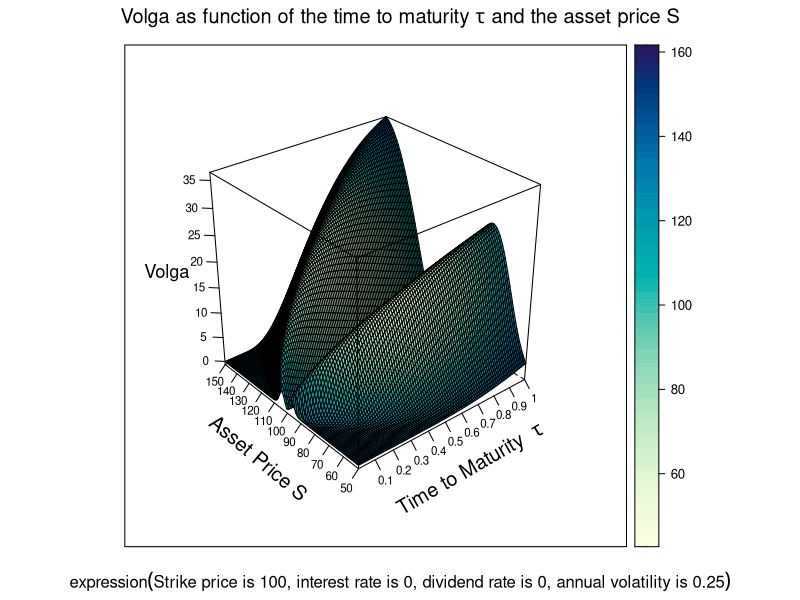

Generate this figure with R:

# clear variables and close windows
rm(list = ls(all = TRUE))
graphics.off()

# install and load packages
libraries = c("lattice")
lapply(libraries, function(x) if (!(x %in% installed.packages())) {
install.packages(x)
})
lapply(libraries, library, quietly = TRUE, character.only = TRUE)

# parameter settings
S_min   = 50          # lower bound of Asset Price
S_max   = 150         # upper bound of Asset Price 
tau_min = 0.01        # lower bound of Time to Maturity
tau_max = 1           # upper bound of Time to Maturity
s       = 100         # stock price
k       = 100         # exercise price 
r       = 0           # interest rate
sig     = 0.25        # volatility
tau     = 0.5         # time to maturity
q       = 0           # dividend rate
steps   = 100         # steps

meshgrid = function(a, b) {
    list(x = outer(b * 0, a, FUN = "+"), y = outer(b, a * 0, FUN = "+"))
}

first  = meshgrid(seq(tau_min, tau_max, -(tau_min - tau_max)/(steps - 1)),
                  seq(tau_min, tau_max, -(tau_min - tau_max)/(steps - 1)))
tau    = first$x
dump   = first$y

second = meshgrid(seq(S_min, S_max, -(S_min - S_max)/(steps - 1)),
                  seq(S_min, S_max, -(S_min - S_max)/(steps - 1)))

dump2  = second$x
S      = second$y

d1     = (log(S/k) + (r - q - sig^2/2) * tau)/(sig * sqrt(tau))
volga  = (S * sqrt(tau) * exp(-q * tau) * dnorm(d1) * d1 * (d1 - sig * sqrt(tau)))

# Plot
title   = bquote(expression(paste("Strike price is ", .(k), ", interest rate is ", 
                                  .(r), ", dividend rate is ", .(q),
                                  ", annual volatility is ", .(sig))))

title_m = expression(paste("Volga as function of the time to maturity ", tau, 
                           " and the asset price S"))

scale_l = list(arrows = FALSE, col = "black", distance = 1, tick.number = 8, cex = 0.7, 
               x = list(labels = round(seq(tau_min, tau_max, length = 11), 1)), 
               y = list(labels = round(seq(S_min, S_max, length = 11), 1)))

# labels
lab_x = list(expression(paste("Time to Maturity  ", tau)), rot = 30, cex = 1.2)
lab_y = list("Asset Price S", rot = -40, cex = 1.2)
lab_z = list("Volga", cex = 1.1)

wireframe(volga ~ tau * S, drape = TRUE, ticktype = "detailed", main = title_m, 
          sub = title, scales = scale_l, xlab = lab_x, ylab = lab_y, zlab = lab_z)
